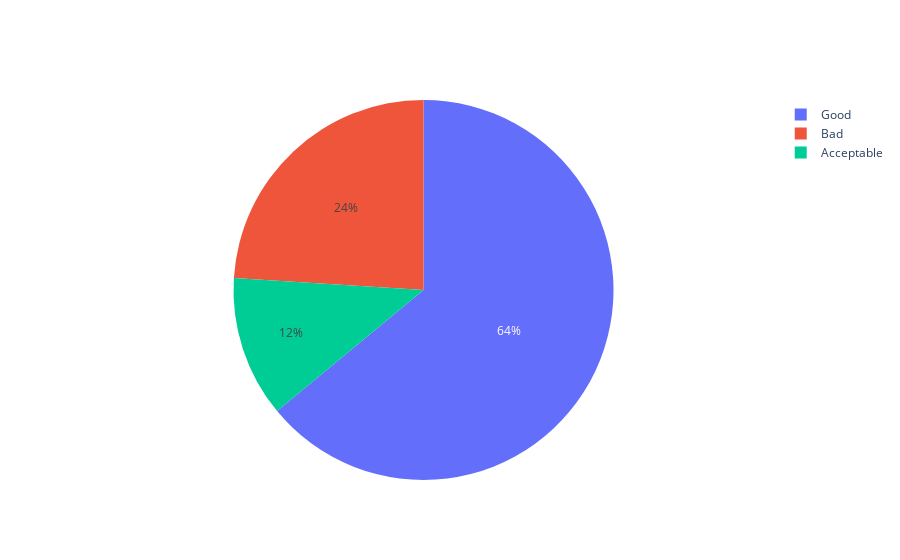

The cell this chart's notebook holds for it:
### Code cell
#angles_avg_new, perf_avg_new = find_angles(all_points_avg)
#fig = make_pie(perf_avg_new)
fig = make_pie(perf_avg)

### Figure 1 — Plotly figure (JSON) as saved in the notebook; plotly's stock layout.template omitted (floating-point values rounded to 4 significant figures)
{"data": [{"labels": ["Good", "Acceptable", "Bad"], "type": "pie", "values": [16, 3, 6]}], "layout": {}}
